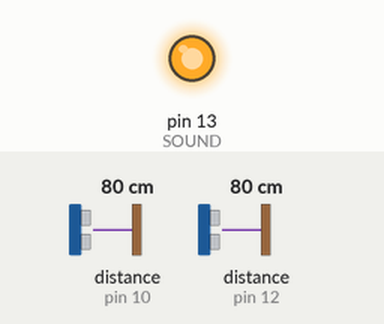
This sketch was run on a simulated Arduino Uno, built with avr-gcc and run on an emulated ATmega328P. Parts: output pins drawn as LEDs (lit = HIGH). Wiring (inferred from the names in the program): 2 × ultrasonic range finder: trigger pin 9, echo pin 10 / trigger pin 11, echo pin 12. The test bench sets the inputs (shaded band); at power-on: distance to the obstacle (sensors on pin 10, pin 12) 80 cm. The echo pulse lasts 58.3 µs per cm; pins used as bus, display or sensor lines are not drawn.

Above: at 0.1 s.
Timing chart, 0 to 1.6 s (numbered marks = the images above):
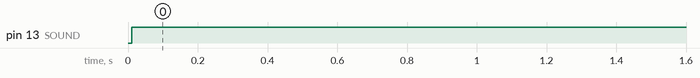

Measured:
- by itself, pin 13 (SOUND): LOW → HIGH at 0.01 s

The sketch:

codigo.ino
```cpp
#define ECHO 12
#define TRIG 11
#define ECHO_LEFT 10
#define TRIG_LEFT 9
#define SOUND 13

#define DELAY 150

float pulse, dist, pulse_left, dist_left, short_dist;

void trigPulse(int _trigs){
  digitalWrite(_trigs,HIGH);
  delayMicroseconds(10);
  digitalWrite(_trigs,LOW);
}

void setup() {
  pinMode(ECHO,INPUT);
  pinMode(TRIG,OUTPUT);
  digitalWrite(TRIG,LOW);
  pinMode(ECHO_LEFT,INPUT);
  pinMode(TRIG_LEFT,OUTPUT);
  digitalWrite(TRIG_LEFT,LOW);
  pinMode(SOUND,OUTPUT);
}

void loop() {
  trigPulse(TRIG);
  pulse = pulseIn(ECHO, HIGH);
  trigPulse(TRIG_LEFT);
  pulse_left = pulseIn(ECHO_LEFT, HIGH);
  dist = pulse/58.82;
  dist_left = pulse_left/58.82;
  if(dist < dist_left){
    short_dist = dist;
  }else{
    short_dist = dist_left;
  }
 emitSound(short_dist);
}

void emitSound(float _dist){
  if(_dist <= 180 && _dist >= 80){
    digitalWrite(SOUND,HIGH);
      delay(DELAY);
      digitalWrite(SOUND,LOW);
      delay(DELAY);
    }else if(_dist < 80 && _dist >= 3){
      digitalWrite(SOUND,HIGH);
      delay(DELAY*2);
    }else if(_dist > 180){
      digitalWrite(SOUND,LOW);
      delay(DELAY*2);
    }
}
```
